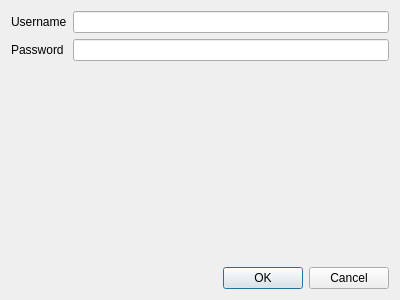
<?xml version="1.0" encoding="UTF-8"?>
<ui version="4.0">
 <class>Login</class>
 <widget class="QDialog" name="Login">
  <property name="geometry">
   <rect>
    <x>0</x>
    <y>0</y>
    <width>400</width>
    <height>300</height>
   </rect>
  </property>
  <property name="windowTitle">
   <string>Login | Student Cafeteria Inventory Management System</string>
  </property>
  <layout class="QVBoxLayout" name="verticalLayout">
   <item>
    <layout class="QFormLayout" name="formLayout">
     <item row="0" column="1">
      <widget class="QLineEdit" name="username"/>
     </item>
     <item row="0" column="0">
      <widget class="QLabel" name="label">
       <property name="text">
        <string>Username</string>
       </property>
      </widget>
     </item>
     <item row="1" column="0">
      <widget class="QLabel" name="label_2">
       <property name="text">
        <string>Password</string>
       </property>
      </widget>
     </item>
     <item row="1" column="1">
      <widget class="QLineEdit" name="password">
       <property name="echoMode">
        <enum>QLineEdit::Password</enum>
       </property>
      </widget>
     </item>
    </layout>
   </item>
   <item>
    <widget class="QDialogButtonBox" name="buttonBox">
     <property name="orientation">
      <enum>Qt::Horizontal</enum>
     </property>
     <property name="standardButtons">
      <set>QDialogButtonBox::Cancel|QDialogButtonBox::Ok</set>
     </property>
    </widget>
   </item>
  </layout>
 </widget>
 <resources/>
 <connections>
  <connection>
   <sender>buttonBox</sender>
   <signal>accepted()</signal>
   <receiver>Login</receiver>
   <slot>accept()</slot>
   <hints>
    <hint type="sourcelabel">
     <x>248</x>
     <y>254</y>
    </hint>
    <hint type="destinationlabel">
     <x>157</x>
     <y>274</y>
    </hint>
   </hints>
  </connection>
  <connection>
   <sender>buttonBox</sender>
   <signal>rejected()</signal>
   <receiver>Login</receiver>
   <slot>reject()</slot>
   <hints>
    <hint type="sourcelabel">
     <x>316</x>
     <y>260</y>
    </hint>
    <hint type="destinationlabel">
     <x>286</x>
     <y>274</y>
    </hint>
   </hints>
  </connection>
 </connections>
</ui>
